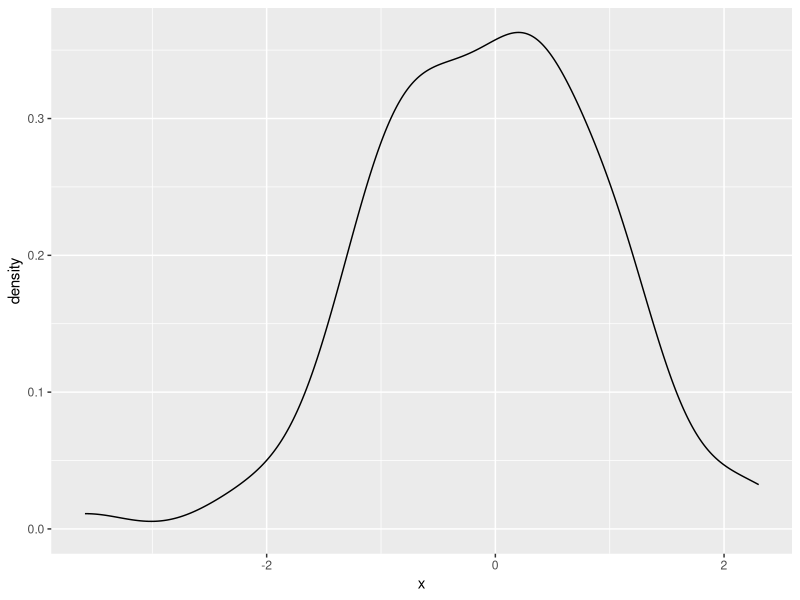
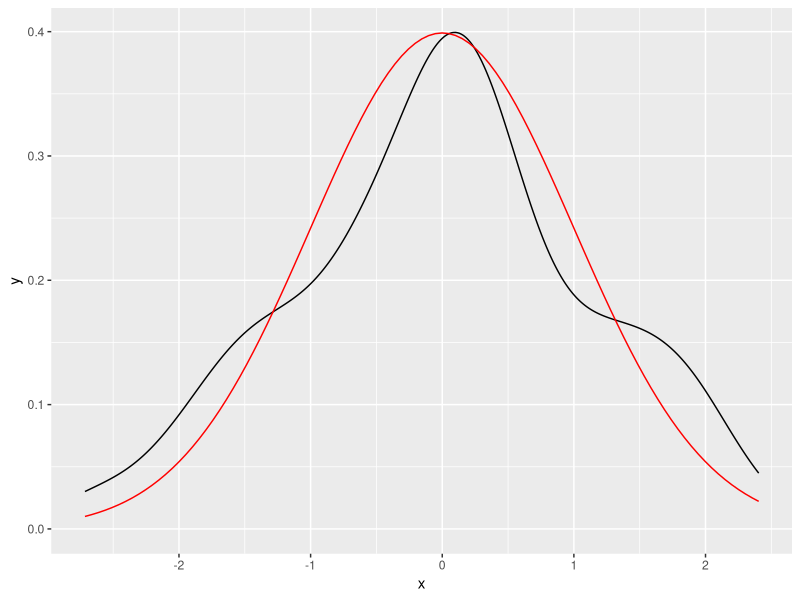
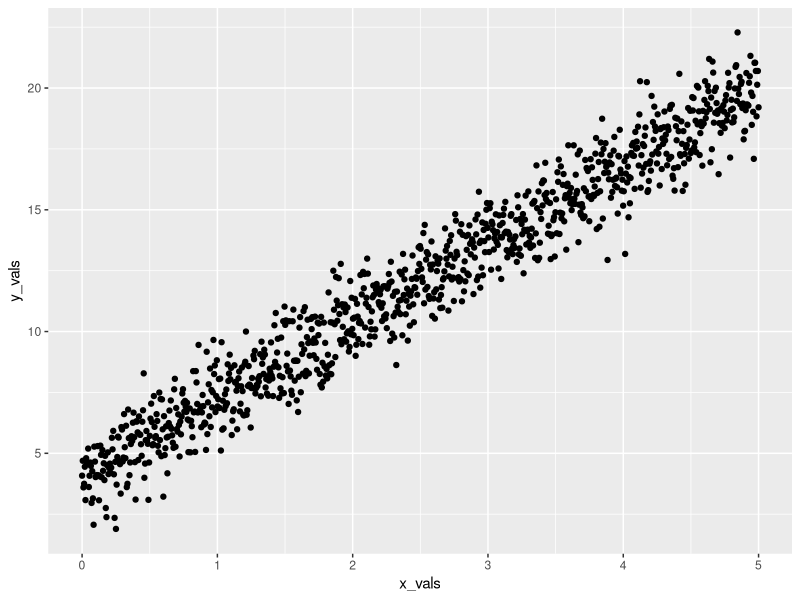
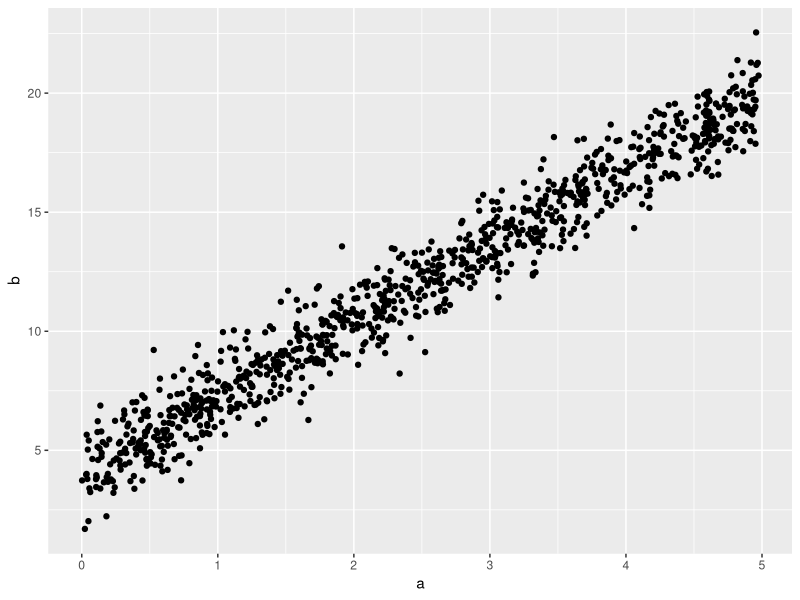
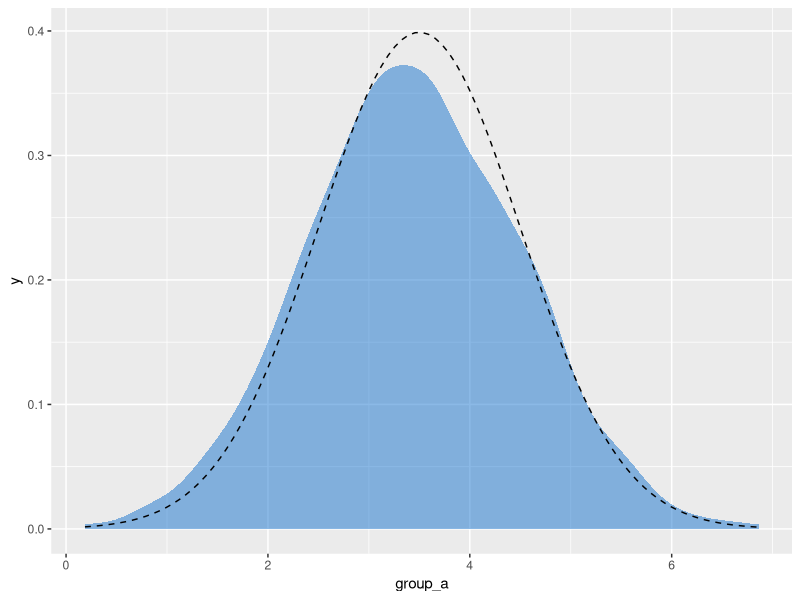
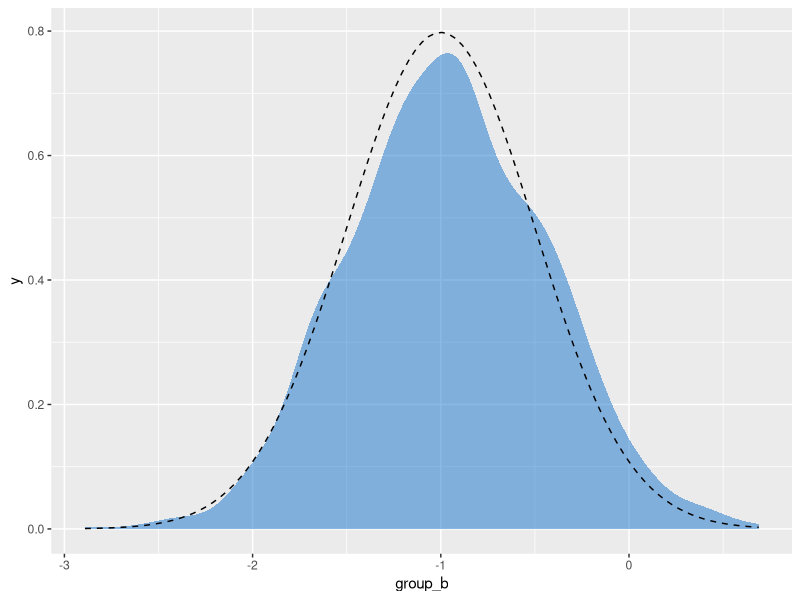
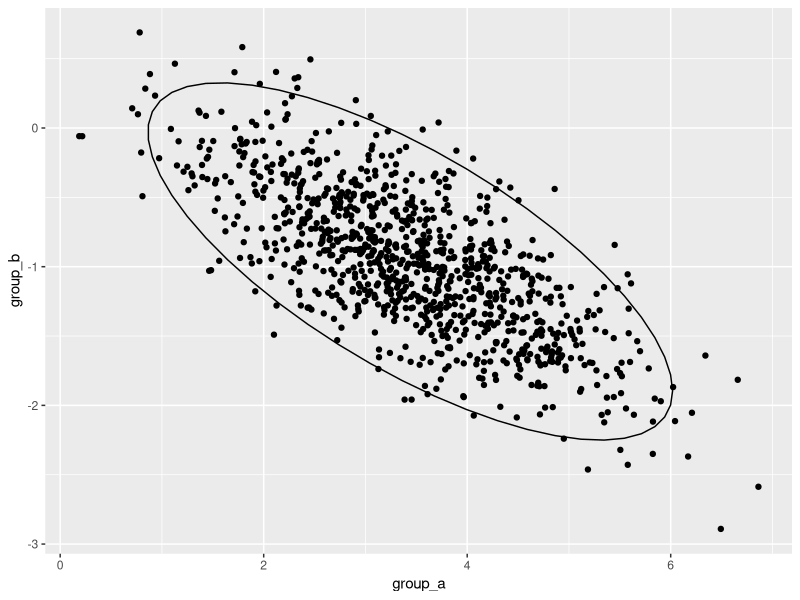

The R source for these figures, in order: (Note: this script raises an error after producing the figures.)
## ---- chunk 1
library(tidyverse)
## ---- chunk 2
rnorm(n = 5, mean = 0, sd = 1)
## ---- chunk 3
dnorm(seq(0.1, 0.5, length.out = 10), mean = 0, sd = 1)
## ---- chunk 4
tibble(
  x = rnorm(n = 100, mean = 0, sd = 1)
) %>%
  ggplot(aes(x = x)) +
  geom_density()
## ---- chunk 5
tibble(
  x = rnorm(n = 100, mean = 0, sd = 1)
) %>%
  ggplot(aes(x = x)) +
  geom_density() +
  stat_function(
    fun = dnorm,
    args = list(mean = 0, sd = 1),
    color = "red"
  )
## ---- chunk 6
beta_0  <- 4
beta_1  <- 3.2
epsilon <- rnorm(n = 1000, mean = 0, sd = 1)

sim_normal <- tibble(
 # x_vals = runif(1000, 0, 10)
  
  x_vals = seq(from = 0, to = 5, length.out = 1000),
  y_vals = beta_0 + beta_1 * x_vals + epsilon,
)

sim_normal %>% head()
## ---- chunk 7
sim_normal %>%
  ggplot(aes(x = x_vals, y = y_vals)) +
  geom_point()
## ---- chunk 8
tibble(
  a = runif(1000, 0, 5),
  b = 4 + rnorm(1000, mean = 3.2 * a, sd = 1) 
) %>% 
  ggplot(aes(x = a, y = b)) +
  geom_point() 

## ---- chunk 9
a <- 3.5 
b <- -1 
sigma_a <- 1 
sigma_b <- 0.5 
rho <- -0.7 

mu <- c(a, b)
cov_ab <- sigma_a * sigma_b * rho # 协方差
## ---- chunk 10
# 构建协方差矩阵
sigma <- matrix(c(sigma_a^2, cov_ab,
                  cov_ab, sigma_b^2), ncol = 2)
## ---- chunk 11
d <- MASS::mvrnorm(1000, mu = mu, Sigma = sigma) %>%
  data.frame() %>%
  set_names("group_a", "group_b")

d
## ---- chunk 12
d %>% 
  ggplot(aes(x = group_a)) +
  geom_density(color = "transparent", 
               fill = "dodgerblue3", 
               alpha = 1/2) +
  stat_function(fun = dnorm, 
                args = list(mean = 3.5, sd = 1),
                linetype = 2
                ) 
## ---- chunk 13
d %>% 
  ggplot(aes(x = group_b)) +
  geom_density(color = "transparent", 
               fill = "dodgerblue3", 
               alpha = 1/2) +
  stat_function(fun = dnorm, 
                args = list(mean = -1, sd = 0.5),
                linetype = 2
                ) 
## ---- chunk 14
d %>% 
  ggplot(aes(x = group_a, y = group_b)) +
  geom_point() +
  stat_ellipse(type = "norm", level = 0.95)
## ---- chunk 15
d %>% summarise(
  a_mean = mean(group_a),
  b_mean = mean(group_b),
  a_sd = sd(group_a),
  b_sd = sd(group_b),
  cor = cor(group_a,group_b),
  cov = cov(group_a,group_b)
  )
## ---- chunk 16
knitr::include_graphics(path = "images/pi.jpg")
## ---- chunk 17
set.seed(2019)

n <- 50000
points <- tibble("x" = runif(n), "y" = runif(n))
## ---- chunk 18
points <- points %>% 
    mutate(inside = map2_dbl(.x = x, .y = y, ~if_else(.x**2 + .y**2 < 1, 1, 0))) %>% 
    rowid_to_column("N")
## ---- chunk 19
points <- points %>% 
    mutate(estimate = 4*cumsum(inside)/N)
## ---- chunk 20
points %>% tail()
## ---- chunk 21
points %>% 
	ggplot() + 
    geom_line(aes(y = estimate, x = N), colour = "#82518c") + 
    geom_hline(yintercept = pi) 
## ---- chunk 22
true.mean <- 175.7
true.sd <- 15.19
## ---- chunk 23
pop.distn <-
  tibble(
    height = seq(100, 250, 0.5),
    density = dnorm(height, mean = true.mean, sd = true.sd)
  )

ggplot(pop.distn) +
  geom_line(aes(height, density)) +
  geom_vline(
    xintercept = true.mean,
    color = "red",
    linetype = "dashed"
  ) +
  geom_vline(
    xintercept = true.mean + true.sd,
    color = "blue",
    linetype = "dashed"
  ) +
  geom_vline(
    xintercept = true.mean - true.sd,
    color = "blue",
    linetype = "dashed"
  ) +
  labs(
    x = "Height (cm)", y = "Density",
    title = "川师男生身高分布"
  )
## ---- chunk 24
sample.a <-
  tibble(height = rnorm(n = 30, mean = true.mean, sd = true.sd))
## ---- chunk 25
sample.a %>%
  ggplot(aes(x = height)) +
  geom_histogram(aes(y = stat(density)),
    fill = "steelblue",
    alpha = 0.75,
    bins = 10
  ) +
  geom_line(
    data = pop.distn,
    aes(x = height, y = density),
    alpha = 0.25, size = 1.5
  ) +
  geom_vline(xintercept = true.mean, linetype = "dashed", color = "red") +
  geom_vline(xintercept = mean(sample.a$height), linetype = "solid")
## ---- chunk 26
sample.a %>%
  summarize(
    sample.mean = mean(height),
    sample.sd = sd(height)
  )
## ---- chunk 27
sample.b <-
  tibble(height = rnorm(30, mean = true.mean, sd = true.sd))
## ---- chunk 28
sample.b %>%
  ggplot(aes(x = height)) +
  geom_histogram(aes(y = stat(density)),
    fill = "steelblue", alpha = 0.75, bins = 10
  ) +
  geom_line(
    data = pop.distn, aes(x = height, y = density),
    alpha = 0.25, size = 1.5
  ) +
  geom_vline(xintercept = true.mean, linetype = "dashed", color = "red") +
  geom_vline(xintercept = mean(sample.a$height), linetype = "solid")
## ---- chunk 29
sample.b %>%
  summarize(
    sample.mean = mean(height),
    sample.sd = sd(height)
  )
## ---- chunk 30
rnorm.stats <- function(n, mu, sigma) {
  the.sample <- rnorm(n, mu, sigma)
  tibble(
    sample.size = n,
    sample.mean = mean(the.sample),
    sample.sd = sd(the.sample)
  )
}
## ---- chunk 31
rnorm.stats(30, true.mean, true.sd)
## ---- chunk 32
df.samples.of.30 <-
  purrr::rerun(2500, rnorm.stats(30, true.mean, true.sd)) %>%
  dplyr::bind_rows()
## ---- chunk 33
df.samples.of.30 %>% head()
## ---- chunk 34
df.samples.of.30 %>%
  ggplot(aes(x = sample.mean, y = stat(density))) +
  geom_histogram(bins = 25, fill = "firebrick", alpha = 0.5) +
  geom_vline(xintercept = true.mean, linetype = "dashed", color = "red") +
  labs(
    title = "抽样2500次（每次30个男生）身高均值的分布",
    subtitle = "Distribution of mean heights for 2500 samples of size 30"
  )
## ---- chunk 35
df.samples.of.30 %>%
  ggplot(aes(x = sample.mean, y = stat(density))) +
  geom_histogram(bins = 50, fill = "firebrick", alpha = 0.5) +
  geom_histogram(
    data = sample.a,
    aes(x = height, y = stat(density)),
    bins = 11, fill = "steelblue", alpha = 0.25
  ) +
  geom_vline(xintercept = true.mean, linetype = "dashed", color = "red") +
  geom_line(data = pop.distn, aes(x = height, y = density), alpha = 0.25, size = 1.5) +
  xlim(125, 225)
## ---- chunk 36
df.samples.of.30 %>%
  summarize(
    mean.of.means = mean(sample.mean),
    sd.of.means = sd(sample.mean)
  )
## ---- chunk 37
df.samples.of.50 <-
  rerun(2500, rnorm.stats(50, true.mean, true.sd)) %>%
  bind_rows()

df.samples.of.100 <-
  rerun(2500, rnorm.stats(100, true.mean, true.sd)) %>%
  bind_rows()

df.samples.of.250 <-
  rerun(2500, rnorm.stats(250, true.mean, true.sd)) %>%
  bind_rows()

df.samples.of.500 <-
  rerun(2500, rnorm.stats(500, true.mean, true.sd)) %>%
  bind_rows()
## ---- chunk 38
df.combined <-
  bind_rows(
    df.samples.of.30,
    df.samples.of.50,
    df.samples.of.100,
    df.samples.of.250,
    df.samples.of.500
  ) %>%
  mutate(sample.sz = as.factor(sample.size))
## ---- chunk 39
df.combined %>%
  ggplot(aes(x = sample.mean, y = stat(density), fill = sample.sz)) +
  geom_histogram(bins = 25, alpha = 0.5) +
  geom_vline(xintercept = true.mean, linetype = "dashed") +
  facet_wrap(vars(sample.sz), nrow = 1) +
  scale_fill_brewer(palette = "Set1") +
  labs(
    x = "Sample means", y = "Density",
    title = "Distribution of mean heights for samples of varying size"
  )
## ---- chunk 40
sampling.distn.mean.table <-
  df.combined %>%
  group_by(sample.size) %>%
  summarize(
    mean.of.means = mean(sample.mean),
    sd.of.means = sd(sample.mean)
  )
sampling.distn.mean.table
## ---- chunk 41
df.se.mean.theory <- tibble(
  sample.size = seq(10,500,10)
  ) %>% 
  mutate(std.error = true.sd/sqrt(sample.size))

df.se.mean.theory
## ---- chunk 42
sampling.distn.mean.table %>%
  ggplot(aes(x = sample.size, y = sd.of.means)) +
  geom_point() +
  geom_line(aes(x = sample.size, y = std.error), 
            data = df.se.mean.theory, 
            color = "red") +
  labs(
    x = "Sample size", y = "Std Error of Mean",
    title = "平均值标准误差随样本大小变化（理论值和模拟值对比）"
  )
## ---- chunk 43
sampling.distn.sd.table <-
  df.combined %>%
  group_by(sample.size) %>%
  summarize(
    mean.of.sds = mean(sample.sd),
    sd.of.sds = sd(sample.sd)
  )

sampling.distn.sd.table
